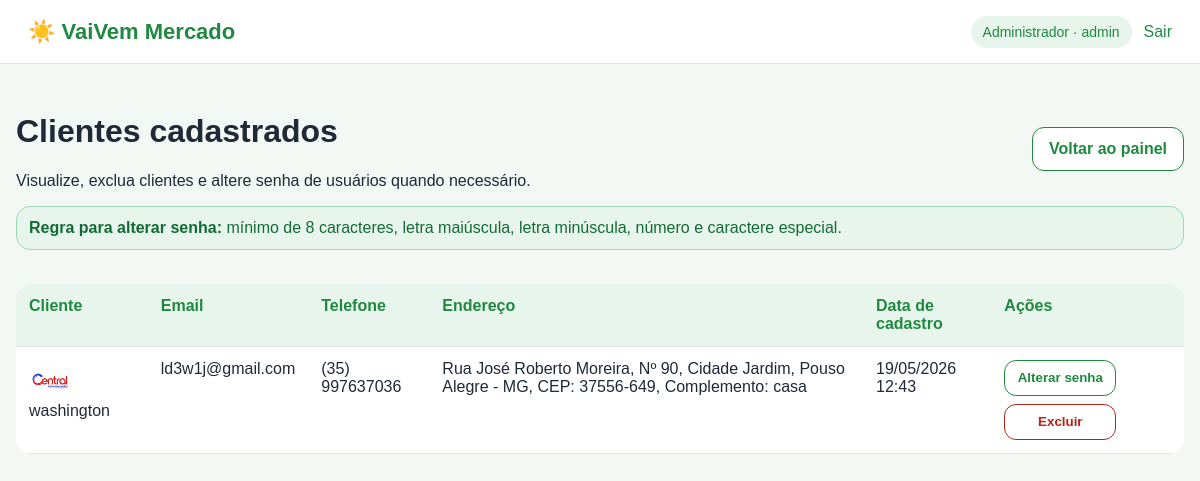
Screenshot of /admin/clientes (signed in) with the database file from the repository.
### app/models.py (models this page shows, shortened)
class ConfiguracaoSite(db.Model):
    id = db.Column(db.Integer, primary_key=True)
    nome_site = db.Column(db.String(120), default="VaiVem Mercado")
    slogan = db.Column(db.String(255), default="Mercados do bairro, comparação de preços e entrega local.")
    bairro_regiao = db.Column(db.String(120), default="")
    telefone_suporte = db.Column(db.String(40), default="")
    email_suporte = db.Column(db.String(160), default="")
    logo_site = db.Column(db.String(255))
    icone_site = db.Column(db.String(255))
    cor_principal = db.Column(db.String(20), default="#1f8a4c")
    cor_secundaria = db.Column(db.String(20), default="#e8f5ec")
    comparacao_precos_ativa = db.Column(db.Boolean, default=True)
    tipo_mapa = db.Column(db.String(40), default="openstreetmap")
    google_maps_api_key = db.Column(db.String(255), default="")
    pix_chave = db.Column(db.String(180), default="")
    pix_nome_recebedor = db.Column(db.String(160), default="")
    pix_cidade_recebedor = db.Column(db.String(120), default="")
    mensagem_padrao_cliente = db.Column(db.Text, default="Olá! Seu pedido foi recebido e em breve será atendido.")
    mensagem_padrao_entregador = db.Column(db.Text, default="Olá! Sou o entregador responsável pelo seu pedido.")
    atualizado_em = db.Column(db.DateTime, default=datetime.utcnow, onupdate=datetime.utcnow)

class Usuario(UserMixin, db.Model):
    id = db.Column(db.Integer, primary_key=True)
    nome = db.Column(db.String(120), nullable=False)
    email = db.Column(db.String(160), unique=True, nullable=False)
    senha_hash = db.Column(db.String(255), nullable=False)
    tipo = db.Column(db.String(30), nullable=False, default="cliente")
    telefone = db.Column(db.String(40))
    foto = db.Column(db.String(255))
    endereco = db.Column(db.String(255))
    criado_em = db.Column(db.DateTime, default=datetime.utcnow)

### app/routes/admin.py (the view)
@admin_bp.route("/clientes")
@login_required
def clientes():
    clientes = Usuario.query.filter_by(tipo="cliente").order_by(Usuario.id.desc()).all()
    return render_template("admin/clientes.html", clientes=clientes)

### app/routes/admin.py (called while the page is built)
@admin_bp.before_request
def proteger_admin():
    if not current_user.is_authenticated or current_user.tipo != "admin":
        flash("Acesso restrito ao administrador.", "danger")
        return redirect(url_for("auth.login"))

### app/templates/admin/clientes.html (shortened to what this page needs)
{% extends "base.html" %}
{% block content %}
<div class="page-head">
  <div>
    <h1>Clientes cadastrados</h1>
    <p>Visualize, exclua clientes e altere senha de usuários quando necessário.</p>
  </div>
  <a class="btn" href="{{ url_for('admin.dashboard') }}">Voltar ao painel</a>
</div>
<div class="senha-help">
  <strong>Regra para alterar senha:</strong>
  mínimo de 8 caracteres, letra maiúscula, letra minúscula, número e caractere especial.
</div>
<div class="table-wrap">
  <table>
    <thead>
      <tr>
        <th>Cliente</th>
        <th>Email</th>
        <th>Telefone</th>
        <th>Endereço</th>
        <th>Data de cadastro</th>
        <th>Ações</th>
      </tr>
    </thead>
    <tbody>
      {% for c in clientes %}
        <tr>
          <td>
            <span class="cliente-avatar-mini">
              {% if c.foto %}
                <img src="{{ url_for('static', filename='uploads/' ~ c.foto) }}">
              {% else %}
                👤
              {% endif %}
            </span>
            {{ c.nome }}
          </td>
          <td>{{ c.email }}</td>
          <td>{{ c.telefone or "-" }}</td>
          <td>{{ c.endereco or "-" }}</td>
          <td>{{ c.criado_em.strftime("%d/%m/%Y %H:%M") if c.criado_em else "-" }}</td>
          <td>
            <div class="actions-cell">
              <form
                class="inline-form"
                method="post"
                action="{{ url_for('admin.alterar_senha_usuario', usuario_id=c.id) }}"
                onsubmit="return confirmarAlteracaoSenhaUsuario('{{ c.nome|e }}', this);"
              >
                <button class="btn small" type="submit">Alterar senha</button>
              </form>
              <form
                class="inline-form"
                method="post"
                action="{{ url_for('admin.excluir_cliente', cliente_id=c.id) }}"
                onsubmit="return confirmarExclusaoCliente('{{ c.nome|e }}', this);"
              >
                <button class="btn small danger" type="submit">Excluir</button>
              </form>
            </div>
          </td>
        </tr>
      {% else %}
        <tr>
          <td colspan="6">Nenhum cliente cadastrado.</td>
        </tr>
      {% endfor %}
    </tbody>
  </table>
</div>
{% endblock %}

### app/templates/base.html (shortened to what this page needs)
<!doctype html>
<html lang="pt-br">
<head>
  <link rel="stylesheet" href="https://unpkg.com/leaflet@1.9.4/dist/leaflet.css">
  <link rel="stylesheet" href="{{ url_for('static', filename='css/style.css') }}">
</head>
<body>
<header class="topbar">
  <a class="brand" href="{{ url_for('auth.index') }}">
    {% if config_site and config_site.logo_site %}
      <img class="brand-logo-img" src="{{ url_for('static', filename='uploads/' ~ config_site.logo_site) }}" alt="Logo">
    {% else %}
      ☀️
    {% endif %}
    {{ config_site.nome_site if config_site else 'VaiVem Mercado' }}
  </a>
  <nav>
    {% if current_user.is_authenticated %}
      <span class="user-pill">{{ current_user.nome }} · {{ current_user.tipo }}</span>
      <a href="{{ url_for('auth.logout') }}">Sair</a>
    {% else %}
      <a href="{{ url_for('auth.login') }}">Entrar</a>
      <a href="{{ url_for('auth.cadastro') }}">Cadastro</a>
    {% endif %}
  </nav>
</header>
<main class="container">
  {% block content %}{% endblock %}
</main>
</body>
</html>

### app/static/css/style.css (style rules this page uses)
:root { --green:#1f8a4c; --green-dark:#126b37; --bg:#f4f8f5; --card:#ffffff; --text:#1f2937; --muted:#6b7280; --border:#dce7df; }
* { box-sizing:border-box }
html,body { max-width:100%;overflow-x:hidden }
body { margin:0;font-family:Arial,Helvetica,sans-serif;background:var(--bg);color:var(--text) }
a { color:var(--green-dark);text-decoration:none }
.topbar { min-height:64px; padding:14px 28px; background:var(--card); border-bottom:1px solid var(--border); display:flex; justify-content:space-between; align-items:center; gap:16px; position:sticky; top:0; z-index:10; }
.brand { font-size:22px; font-weight:800; color:var(--green-dark); display:inline-flex; align-items:center; gap:8px; min-width:0; }
.topbar nav { display:flex;gap:12px;align-items:center;flex-wrap:wrap }
.user-pill { background:#e8f5ec;padding:8px 12px;border-radius:999px;color:var(--green-dark);font-size:14px }
.container { width:min(1180px,calc(100% - 32px));margin:28px auto }
.form-grid,form { display:grid;gap:10px }
.btn,button { border:1px solid var(--green); background:#fff; color:var(--green-dark); border-radius:12px; padding:11px 16px; font-weight:800; cursor:pointer; display:inline-flex; align-items:center; justify-content:center; gap:8px; max-width:100%; text-align:center; line-height:1.25; white-space:normal; }
.page-head,.client-head { display:flex;align-items:center;justify-content:space-between;gap:16px;flex-wrap:wrap }
table { width:100%;border-collapse:collapse;background:var(--card);border-radius:16px;overflow:hidden;margin:18px 0 }
th,td { padding:13px;border-bottom:1px solid var(--border);text-align:left;vertical-align:top }
th { background:#e8f5ec;color:var(--green-dark) }

### app/templates/admin/clientes.html (style rules this page uses)
.cliente-avatar-mini { width: 42px; height: 42px; border-radius: 50%; background: #e8f5ec; display: inline-grid; place-items: center; overflow: hidden; vertical-align: middle; margin-right: 8px; }
.cliente-avatar-mini img { width: 100%; height: 100%; object-fit: cover; }
.table-wrap { overflow-x: auto; }
.actions-cell { display: flex; gap: 8px; align-items: center; flex-wrap: wrap; }
.inline-form { display: inline-flex; margin: 0; padding: 0; }
.btn.danger { border-color: #b42318; color: #b42318; background: #fff; }
.btn.small { min-width: 112px; height: 36px; padding: 0 10px; display: inline-flex; align-items: center; justify-content: center; font-weight: 800; }
.senha-help { background: #e8f5ec; border: 1px solid #9bd8b5; color: #126b37; border-radius: 14px; padding: 12px; margin-bottom: 16px; }

### rows the page displays
ConfiguracaoSite: nome_site "VaiVem Mercado"
Usuario: nome "Administrador", tipo "admin"
Usuario: foto (picture), nome "washington", email "ld3w1j@gmail.com", telefone "(35) 997637036", endereco "Rua José Roberto Moreira, Nº 90, Cidade Jardim, Pouso Alegre - MG, CEP: 37556-649, Complemento: casa", criado_em "19/05/2026 12:43"
